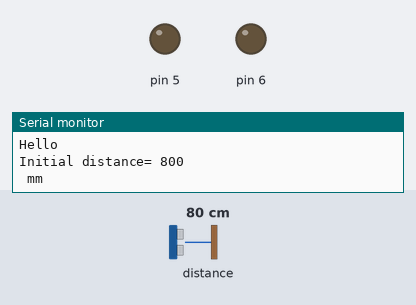
The sketch below on a simulated Arduino Uno, built with avr-gcc and run on an emulated ATmega328P. Shown: output pins drawn as LEDs (lit = HIGH), the last lines printed to the serial monitor. Inputs (shaded band) come from the test bench; at power-on: distance to the obstacle 80 cm.

Above: at 1.2 s.
1.3 s: distance to the obstacle set to 76 cm
At 1.6 s:
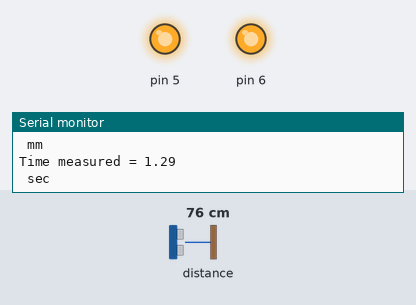
Timing chart, 0 to 4.3 s (numbered marks = the images above; inputs shaded):
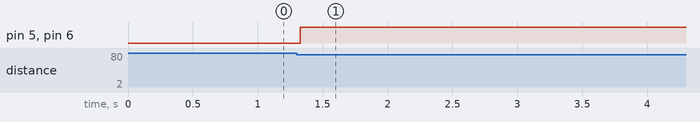

The sketch:

Continuous.ino
```cpp
 /* This example shows how to use continuous mode to take
range measurements with the VL53L0X. It is based on
vl53l0x_ContinuousRanging_Example.c from the VL53L0X API.

The range readings are in units of mm. */

#include <Wire.h>
#include <VL53L0X.h>

VL53L0X sensor;
int flag = 0,dist,count = 1,d_int,alpha = 1;
unsigned long timer,t_int,t;
//char in[4],out[4],tof[4];

String str1,str2,str3;
void setup()
{
  Serial.begin(9600);
  Wire.begin();
  pinMode(6, OUTPUT);
  pinMode(5, OUTPUT);
  sensor.init();
  sensor.setTimeout(500);
  sensor.startContinuous();
}
void loop()
{
  if (count == 1)
  {
    Serial.println("Hello");
    d_int=sensor.readRangeContinuousMillimeters();
    t_int = micros();

    Serial.print("Initial distance= ");
    Serial.println(d_int);
    Serial.println(" mm");
    str1=String(d_int);
    //str1.toCharArray(in,4);
    count=0;
  }
  if (alpha==1)
  {
    dist=sensor.readRangeContinuousMillimeters();
  if (abs(d_int - dist) >= 20)
  {

      timer = micros();
      Serial.print("Final Distance = ");
      Serial.println(dist);
      Serial.println(" mm");
       str2=String(dist);
       //str2.toCharArray(out,4);


      Serial.print("Time measured = ");
      //(timer-t_int)/1000000.0;
      Serial.println((timer-t_int)/1000000.0);
      Serial.println(" sec");
       str3=String(t);
       //str3.toCharArray(tof,3);


      //Serial.write(str1);
      //Serial.write(str2);
      //Serial.write(str3);

      digitalWrite(6,HIGH);
      digitalWrite(5,HIGH);
      alpha = 0;
      Serial.println();
  }
  }

}
```

Measured:
- the behaviour switches between 79 and 78 cm on distance to the obstacle (found by bisection; images 0 and 1)
- after the input at 1.3 s, pin 5, pin 6: LOW → HIGH at once
